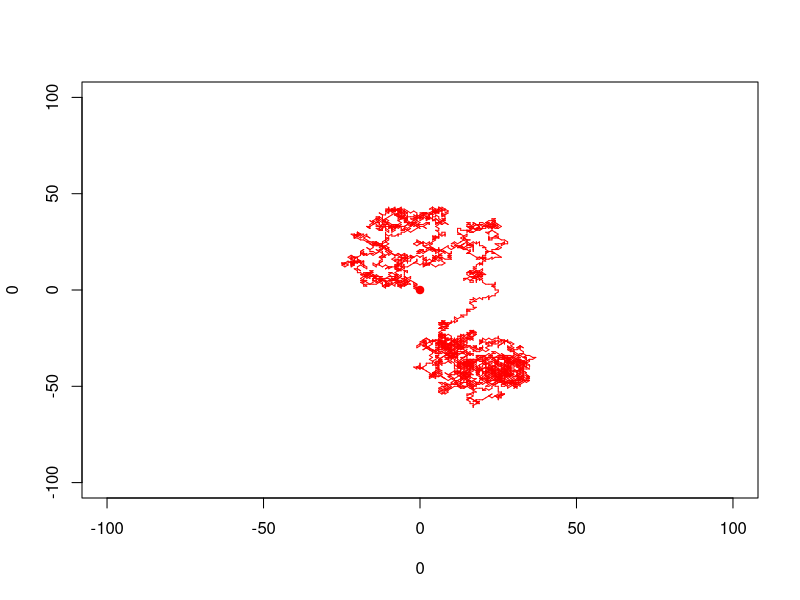

Recreate this plot in R. (Note: this script raises an error after producing the figure.)
## ---- chunk 1
options <- list(
    c(0, 0),
    c(1, 0),
    c(0, 1),
    c(-1, 0),
    c(0, -1),
    c(1, 1),
    c(-1, -1),
    c(-1, 1),
    c(1, -1)
)

simulate_random_walk <- function(k, n) {
    i <- 0
    state <- k

    plot(0, 0, xlim = c(-100, 100), ylim = c(-100, 100), col = "red", pch = 19)

    for (i in 1:n) {
        i <- i + 1

        move <- sample(options, 1)[[1]]
        state_old <- state
        state <- state + move
        lines(c(state[1], state_old[1]), c(state[2], state_old[2]), col = "red", pch = 19)
    }
}

## ---- chunk 2
k <- c(0, 0)
n <- 5000

simulate_random_walk(k, n)



## ---- chunk 3

library(ggplot2)
## ---- chunk 4

## ---- chunk 5

## ---- chunk 6

## ---- chunk 7

## ---- chunk 8
# Statespace matrix
state_matrix <- matrix(0, ncol = 10, nrow = 10)




# Function to simulate a random walk
simulate_random_walk <- function(start_vertex, steps) {
    current_vertex <- start_vertex
    for (step in 1:steps) {
        # Sample the next vertex based on the current row of the transition matrix
        current_vertex <- sample(1:6, size = 1, prob = transition_matrix[current_vertex, ])
    }
    return(current_vertex)
}

## ---- chunk 9


# Parameters for simulation
num_simulations <- 10
steps_per_walk <- 50
start_vertex <- 1 # Starting at vertex 'a'


## ---- chunk 10


# Simulate the walks and count how many end at vertex 'c' (vertex 3)
end_at_c <- 0
for (i in 1:num_simulations) {
    end_vertex <- simulate_random_walk(start_vertex, steps_per_walk)
    if (end_vertex == 3) { # Vertex 'c' is 3
        end_at_c <- end_at_c + 1
    }
}

## ---- chunk 11


# Output the results
cat("Number of simulations ending at vertex 'c':", end_at_c, "out of", num_simulations, "\n")


## ---- chunk 12


# Calculate the stationary distribution of the Markov chain
stationary_distribution <- eigen(t(transition_matrix))$vectors[, 1]
stationary_distribution <- stationary_distribution / sum(stationary_distribution) # Normalize
cat("Exact long-term probability of visiting vertex 'c':", stationary_distribution[3], "\n")
